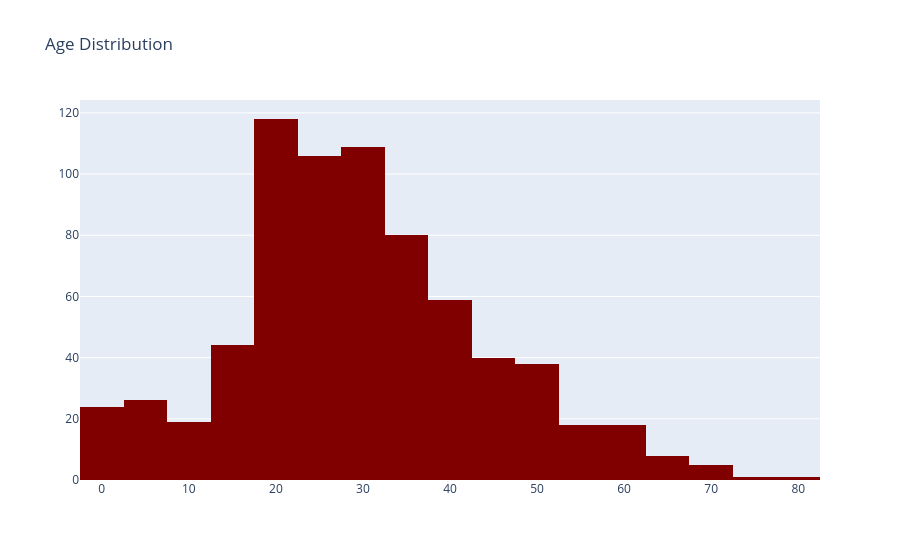

Notebook source saved alongside this figure:
### Code cell
#Let's visualize histogram
trace = go.Histogram(x = data['Age'],
                     nbinsx=20,
                     marker={'color':'maroon'})
#layout define for the graph
layout = go.Layout(title="Age Distribution")
#we combine the trace with the layout to display the figure
fig = go.Figure(data=trace,layout = layout)
fig.show()

### Figure 1 — Plotly figure (JSON) as saved in the notebook; plotly's stock layout.template omitted (floating-point values rounded to 4 significant figures; data arrays with more than 128 entries replaced by an {"elided": "..."} marker saying what was removed)
{"data": [{"marker": {"color": "maroon"}, "nbinsx": 20, "type": "histogram", "x": {"elided": "891 float values"}}], "layout": {"title": {"text": "Age Distribution"}}}
